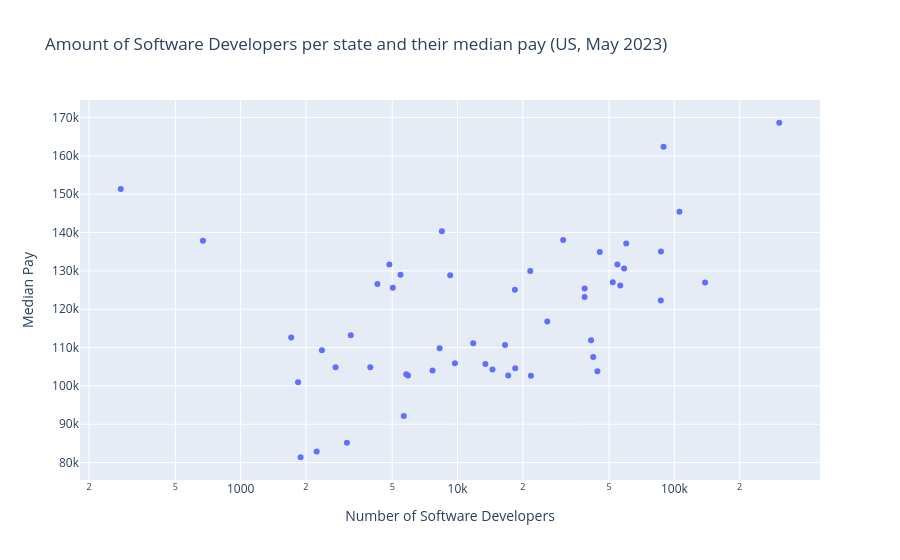

The notebook cell saved with this chart:
### Markdown cell above
<a id="12"></a>
## Visualisation 3 - Scatter Plot
- **Objective:** Investigate whether states with more developers pay them more.
- **Visualisation type:** Relationship between two numeric variables (Number of Software Developers and their median pay) in each state

### Code cell
# Scatter plot: number of developers vs median pay per state (log scale on x, so chart is with better visibility, California pulls the chart)
fig_scatter = px.scatter(
    software_states,
    x = "TOT_EMP",
    y = "A_MEDIAN",
    log_x = True,
    hover_name = "AREA_TITLE",
    title = "Amount of Software Developers per state and their median pay (US, May 2023)",
    labels = {"TOT_EMP" : "Number of Software Developers ", "A_MEDIAN": "Median Pay "}
)
fig_scatter.show()

### Figure 1 — Plotly figure (JSON) as saved in the notebook; plotly's stock layout.template omitted (floating-point values rounded to 4 significant figures)
{"data": [{"hovertemplate": "<b>%{hovertext}</b><br><br>Number of Software Developers =%{x}<br>Median Pay =%{y}<extra></extra>", "hovertext": ["Alabama", "Alaska", "Arizona", "Arkansas", "California", "Colorado", "Connecticut", "Delaware", "District of Columbia", "Florida", "Georgia", "Hawaii", "Idaho", "Illinois", "Indiana", "Iowa", "Kansas", "Kentucky", "Louisiana", "Maine", "Maryland", "Massachusetts", "Michigan", "Minnesota", "Mississippi", "Missouri", "Montana", "Nebraska", "Nevada", "New Hampshire", "New Jersey", "New Mexico", "New York", "North Carolina", "North Dakota", "Ohio", "Oklahoma", "Oregon", "Pennsylvania", "Rhode Island", "South Carolina", "South Dakota", "Tennessee", "Texas", "Utah", "Vermont", "Virginia", "Washington", "West Virginia", "Wisconsin", "Wyoming"], "legendgroup": "", "marker": {"color": "#636efa", "symbol": "circle"}, "mode": "markers", "name": "", "orientation": "v", "showlegend": false, "type": "scatter", "x": [17130, 280, 38540, 5650, 304390, 45270, 18380, 4850, 8470, 86550, 51960, 2740, 5910, 56290, 13440, 9730, 14490, 5800, 3960, 3220, 30700, 59960, 44140, 38570, 3090, 18450, 2370, 8270, 5030, 9250, 54570, 4270, 105460, 58620, 1840, 42250, 7670, 21650, 41300, 5460, 11810, 2240, 16560, 138510, 25930, 1710, 86680, 89110, 1890, 21800, 670], "xaxis": "x", "y": [102730, 151400, 123180, 92140, 168660, 134960, 125080, 131690, 140360, 122310, 127070, 104860, 102700, 126200, 105740, 105920, 104250, 103030, 104840, 113190, 138050, 137130, 103830, 125380, 85190, 104600, 109270, 109800, 125590, 128860, 131680, 126560, 145470, 130620, 100980, 107560, 104030, 130000, 111910, 128990, 111130, 82850, 110660, 127000, 116830, 112620, 135040, 162390, 81380, 102660, 137860], "yaxis": "y"}], "layout": {"legend": {"tracegroupgap": 0}, "title": {"text": "Amount of Software Developers per state and their median pay (US, May 2023)"}, "xaxis": {"anchor": "y", "domain": [0, 1], "title": {"text": "Number of Software Developers "}, "type": "log"}, "yaxis": {"anchor": "x", "domain": [0, 1], "title": {"text": "Median Pay "}}}}
